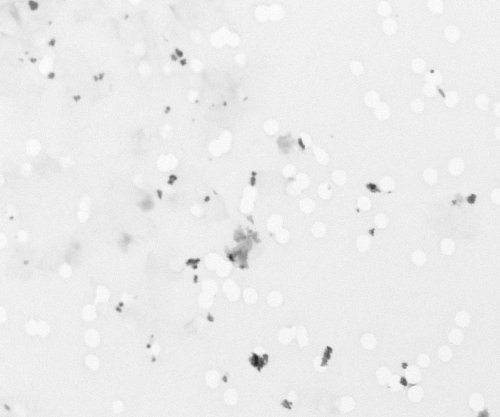
#> input picture images/TEM_filter_sample.jpg, 500 x 417 px
$ jupyter execute '03_ML_Create a Gabor Filter Feature Bank for ML.ipynb'   (older library calls are emulated)
#> lines starting #> are read from the running program, lines starting #| are printed output that depends on the picture
# Gabor feature banks for ML

Based on https://www.youtube.com/watch?v=BTbIS1mriuY&t=28s

By Python for Microscopists Youtube channel

**Objective :** The goal of this script is to get many Gabor feature responses into a pandas DataFrame for ML usage.

[cell 1]
import numpy as np
import cv2
import matplotlib.pyplot as plt
import pandas as pd

[cell 2]
img = cv2.imread('images/TEM_filter_sample.jpg')
#> img is the input picture: shape (417, 500, 3); min 35, max 255, mean 235.5
img = cv2.cvtColor(img, cv2.COLOR_BGR2RGB)
plt.imshow(img)
plt.title('Original image')

**Note:** Gabor filter is a bandpass filter

#### 1) Create the DataFrame and put the original pixels in it.

[cell 3]
df = pd.DataFrame()
img_col = img.reshape(-1)
df['Original_pixels'] = img_col
df.head()

#### 2) Create the parameters for the filter

[cell 4]
#parameters (allow to generate a large set of features)

ksize = 5 #depends on the feature size you want to enhance | Hardcoded here.
phi = 0 #offset | Hardcoded here

We use **nested loops** to create a range of parameters, filter the image, and add it to the DataFrame

[cell 5]
# [4 lines of commented-out code are left out]

gabor_index = 0

for theta in range(2):
    theta = theta /4. * np.pi
    for sigma in (3,5):
        for lambd in np.arange(0, np.pi, np.pi /4.):
            for gamma in (0.05, 0.5):
                kernel = cv2.getGaborKernel((ksize, ksize), sigma, theta, lambd, gamma, phi, ktype=cv2.CV_32F)
                filtered_img = cv2.filter2D(img, cv2.CV_8UC3, kernel)
                filtered_img_col = filtered_img.reshape(-1)
                df[f'Gabor_{gabor_index}'] = filtered_img_col
                gabor_index += 1
#> after the loop, gabor_index = 32

##### 3) Show results

[cell 6]
df.head()
#> Out = table of 5 rows and 33 columns

The Dataframe is now populated and ready to be used for ML

#### 4) Examples of filtered images

[cell 7]
fig = plt.figure(figsize= (20,20))
cols = 5
rows = 6

for img_index in range(30):
    fig.add_subplot(rows, cols, img_index+1)
    plt.title(df.columns[img_index])
    plt.imshow(df[df.columns[img_index]].values.reshape(img.shape))
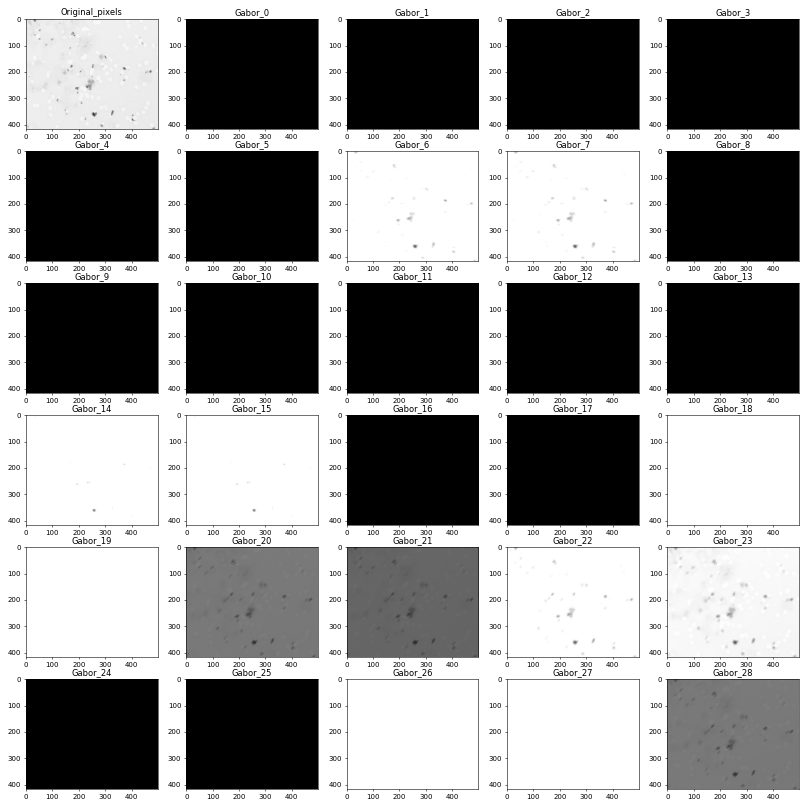
#> figure drawn by matplotlib, 30 panels
